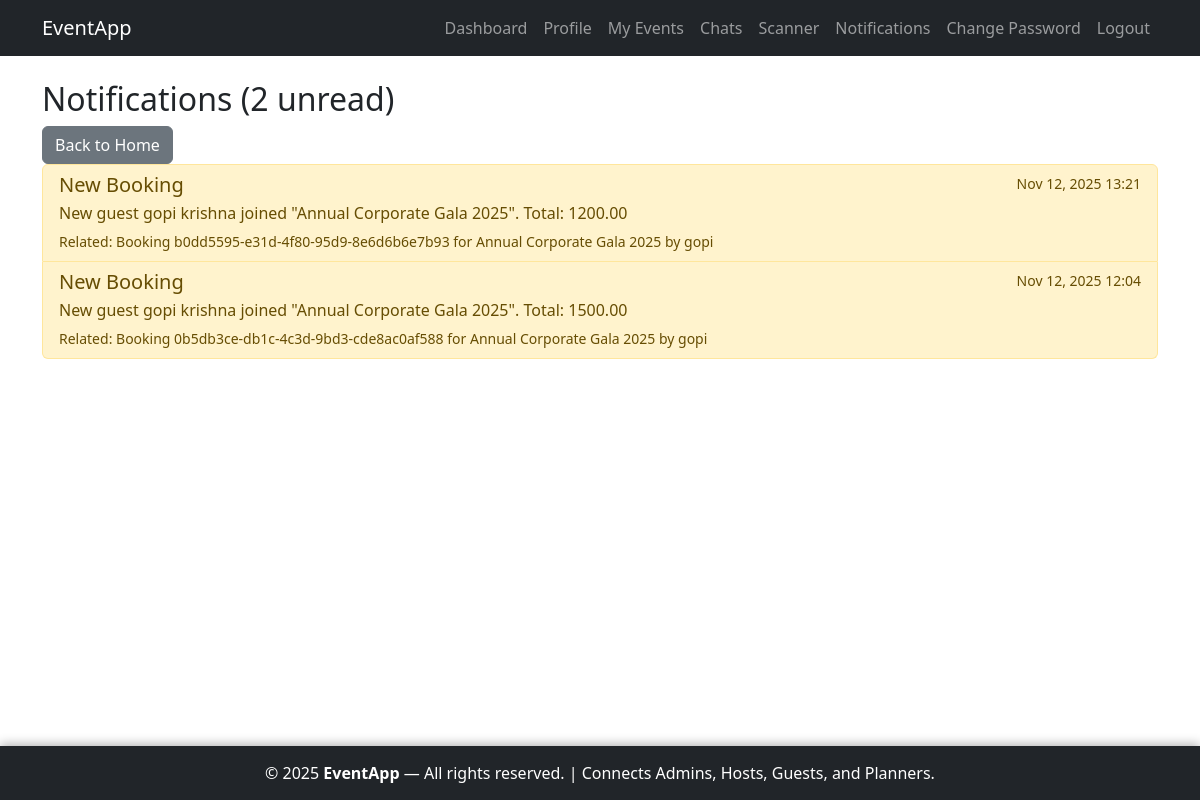
The page /notifications/ (signed in) on the database as committed earlier.
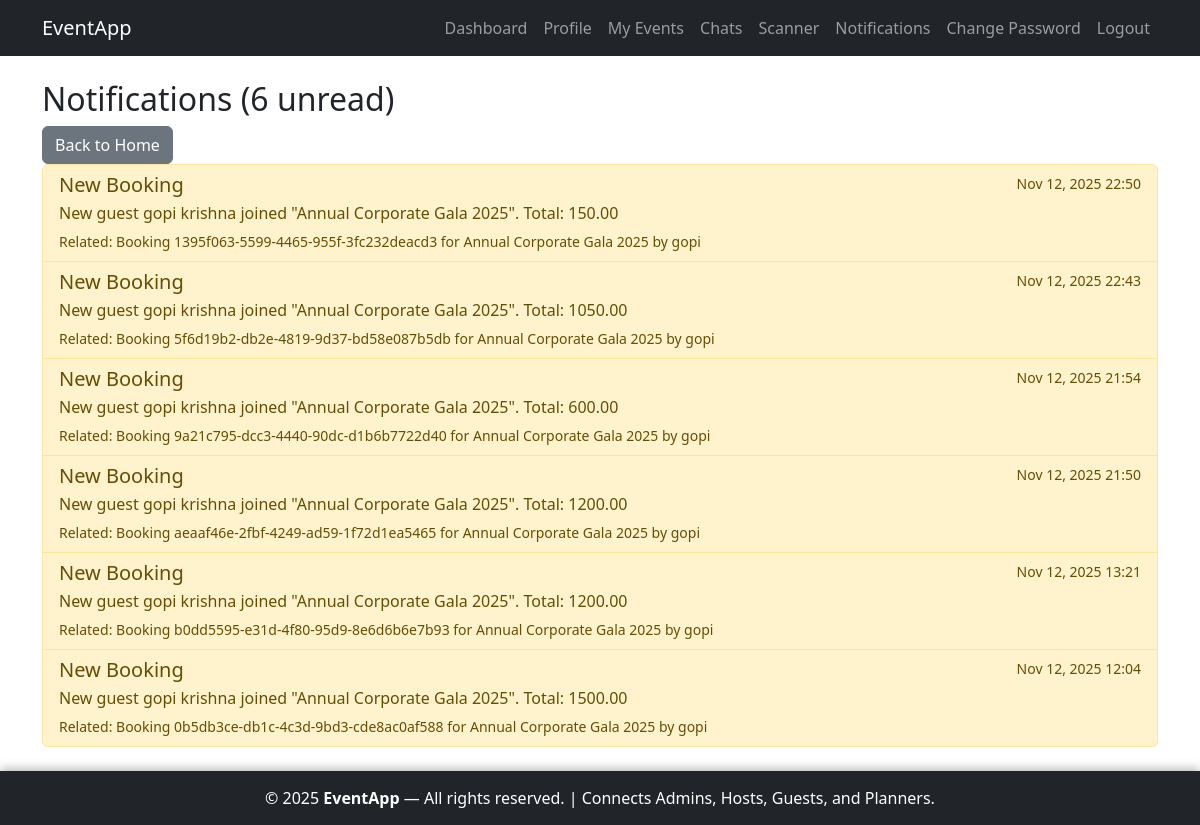
The same page on the database as committed later.
### notifications/models.py (models this page shows, shortened)
class Notification(models.Model):
    TYPE_CHOICES = [
        ('proposal_submitted', 'Proposal Submitted'),
        ('proposal_accepted', 'Proposal Accepted'),
        ('booking_created', 'New Booking'),
        ('event_created', 'New Event'),
        ('general', 'General Alert'),
    ]
    recipient = models.ForeignKey(settings.AUTH_USER_MODEL, on_delete=models.CASCADE, related_name='notifications')
    notification_type = models.CharField(max_length=20, choices=TYPE_CHOICES)
    message = models.TextField()
    related_object_id = models.PositiveIntegerField(null=True, blank=True)  # e.g., Proposal/Booking ID
    related_model = models.CharField(max_length=50, null=True, blank=True)  # e.g., 'host.proposal'
    is_read = models.BooleanField(default=False)
    created_at = models.DateTimeField(auto_now_add=True)
    class Meta:
        ordering = ['-created_at']
    @property
    def related_object(self):
        if self.related_object_id and self.related_model:
            model_class = apps.get_model(self.related_model)
            return model_class.objects.get(id=self.related_object_id)
        return None

### guest/models.py (models this page shows, shortened)
class Booking(models.Model):
    STATUS_CHOICES = [
        ('confirmed', 'Confirmed'),
        ('cancelled', 'Cancelled'),
    ]
    guest = models.ForeignKey(
        settings.AUTH_USER_MODEL,
        on_delete=models.CASCADE,
        related_name='bookings'
    )
    event = models.ForeignKey(
        'host.Event',
        on_delete=models.CASCADE,
        related_name='bookings'
    )
    booking_id = models.UUIDField(default=uuid.uuid4, editable=False, unique=True)
    ticket_quantity = models.PositiveIntegerField(default=1)
    total_amount = models.DecimalField(max_digits=10, decimal_places=2)
    status = models.CharField(max_length=10, choices=STATUS_CHOICES, default='confirmed')
    qrcode = models.ImageField(upload_to='qrcodes/', blank=True, null=True)
    created_at = models.DateTimeField(auto_now_add=True)
    is_used = models.BooleanField(default=False)
    scanned_at = models.DateTimeField(null=True, blank=True)
    class Meta:
        ordering = ['-created_at']
    def __str__(self):
        return f"Booking {self.booking_id} for {self.event.name} by {self.guest.username}"

### host/models.py (models this page shows, shortened)
class Event(models.Model):
    NEEDS_CHOICES = [
        ('catering', 'Catering'),
        ('decorations', 'Decorations'),
        ('photography', 'Photography'),
        ('music', 'Music/DJ'),
        ('venue', 'Venue Setup'),
        ('other', 'Other'),
    ]
    host = models.ForeignKey(settings.AUTH_USER_MODEL, on_delete=models.CASCADE, related_name='events')
    name = models.CharField(max_length=255)
    start_date = models.DateTimeField()
    end_date = models.DateTimeField()
    budget = models.DecimalField(max_digits=10, decimal_places=2)
    guest_count = models.PositiveIntegerField()
    needs = models.CharField(max_length=255, blank=True)
    banner = models.ImageField(upload_to='events/', blank=True, null=True)
    venue_details = models.TextField(blank=True)
    created_at = models.DateTimeField(auto_now_add=True)
    updated_at = models.DateTimeField(auto_now=True)
    class Meta:
        ordering = ['-created_at']

### accounts/models.py (models this page shows, shortened)
class CustomUser(AbstractUser):
    ROLE_CHOICES = [
        ('planner', 'Planner'),
        ('guest', 'Guest'),
        ('host', 'Host'),
    ]
    role = models.CharField(
        max_length=10, choices=ROLE_CHOICES, blank=True, null=True,
        help_text="User role (None for superusers/admins)"
    )
    full_name = models.CharField(max_length=255, blank=True)
    email = models.EmailField(unique=True, blank=False)  # Enforced required in forms
    mobile_number = models.CharField(max_length=10, blank=True)
    address = models.TextField(blank=True)
    profile_picture = models.ImageField(upload_to='profiles/', blank=True, null=True)
    is_approved = models.BooleanField(default=False, help_text="For planners/guests only")

### notifications/views.py (the view)
# urls.py: path('', views.NotificationListView.as_view(), name='notification_list'),
class NotificationListView(LoginRequiredMixin, ListView):
    model = Notification
    template_name = 'notifications/notification_list.html'
    context_object_name = 'notifications'
    paginate_by = 10
    def get_queryset(self):
        return Notification.objects.filter(recipient=self.request.user).order_by('-created_at')
    def get_context_data(self, **kwargs):
        context = super().get_context_data(**kwargs)
        unread_count = Notification.objects.filter(recipient=self.request.user, is_read=False).count()
        context['unread_count'] = unread_count
        return context

### notifications/templates/notifications/notification_list.html (shortened to what this page needs)
{% extends 'accounts/base.html' %}
{% block content %}
<div class="row">
    <div class="col-12">
        <h2>Notifications ({{ unread_count }} unread)</h2>
        <a href="{% url 'accounts:home' %}" class="btn btn-secondary">Back to Home</a>
    </div>
</div>
<div class="row">
    <div class="col-12">
        <div class="list-group">
            {% for notification in notifications %}
            <a href="{% url 'notifications:notification_detail' notification.pk %}" class="list-group-item list-group-item-action {% if not notification.is_read %}list-group-item-warning{% endif %}">
                <div class="d-flex w-100 justify-content-between">
                    <h5 class="mb-1">{{ notification.get_notification_type_display }}</h5>
                    <small>{{ notification.created_at|date:"M d, Y H:i" }}</small>
                </div>
                <p class="mb-1">{{ notification.message|truncatewords:20 }}</p>
                {% if notification.related_object %}
                    <small>Related: {{ notification.related_object }}</small>
                {% endif %}
            </a>
            {% empty %}
            <div class="alert alert-info">No notifications yet.</div>
            {% endfor %}
        </div>
    </div>
</div>
{% endblock %}

Rows that differ between the two databases and show on the page:
added Notification: notification_type "New Booking", created_at "Nov 12, 2025 22:50", message "New guest gopi krishna joined \"Annual Corporate Gala 2025\". Total: 150.00", related_object "Booking 1395f063-5599-4465-955f-3fc232deacd3 for Annual Corporate Gala 2025 by gopi"
added Notification: notification_type "New Booking", created_at "Nov 12, 2025 22:43", message "New guest gopi krishna joined \"Annual Corporate Gala 2025\". Total: 1050.00", related_object "Booking 5f6d19b2-db2e-4819-9d37-bd58e087b5db for Annual Corporate Gala 2025 by gopi"
added Notification: notification_type "New Booking", created_at "Nov 12, 2025 21:54", message "New guest gopi krishna joined \"Annual Corporate Gala 2025\". Total: 600.00", related_object "Booking 9a21c795-dcc3-4440-90dc-d1b6b7722d40 for Annual Corporate Gala 2025 by gopi"
added Notification: notification_type "New Booking", created_at "Nov 12, 2025 21:50", message "New guest gopi krishna joined \"Annual Corporate Gala 2025\". Total: 1200.00", related_object "Booking aeaaf46e-2fbf-4249-ad59-1f72d1ea5465 for Annual Corporate Gala 2025 by gopi"
Other text that changed with them:
{{ unread_count }}: "2" → "6"
